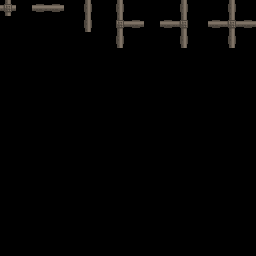

Tiled map render using the project's own tile images. Description and the whole map definition, tile-layer contents included, below:
An orthogonal 16x16 tile map with 16x16 px tiles, 3 tile layers (regions, input_Pipes, output_Pipes2).

<map version="1.0" orientation="orthogonal" renderorder="left-down" width="16" height="16" tilewidth="16" tileheight="16" nextobjectid="1">
 <properties>
  <property name="NoOverlappingRules" type="bool" value="true" />
 </properties>
 <tileset firstgid="1" name="Steampunk Corse Elements" tilewidth="16" tileheight="16" tilecount="64" columns="8">
  <image source="Steampunk Corse Elements.png" width="128" height="128" />
 </tileset>
 <layer name="regions" width="16" height="16">
  <data encoding="csv">
1,0,1,1,0,1,0,1,0,0,0,1,0,0,1,0,
0,0,0,0,0,1,0,1,1,0,1,1,0,1,1,1,
0,0,0,0,0,0,0,1,0,0,0,1,0,0,1,0,
0,0,0,0,0,0,0,0,0,0,0,0,0,0,0,0,
0,0,0,0,0,0,0,0,0,0,0,0,0,0,0,0,
0,0,0,0,0,0,0,0,0,0,0,0,0,0,0,0,
0,0,0,0,0,0,0,0,0,0,0,0,0,0,0,0,
0,0,0,0,0,0,0,0,0,0,0,0,0,0,0,0,
0,0,0,0,0,0,0,0,0,0,0,0,0,0,0,0,
0,0,0,0,0,0,0,0,0,0,0,0,0,0,0,0,
0,0,0,0,0,0,0,0,0,0,0,0,0,0,0,0,
0,0,0,0,0,0,0,0,0,0,0,0,0,0,0,0,
0,0,0,0,0,0,0,0,0,0,0,0,0,0,0,0,
0,0,0,0,0,0,0,0,0,0,0,0,0,0,0,0,
0,0,0,0,0,0,0,0,0,0,0,0,0,0,0,0,
0,0,0,0,0,0,0,0,0,0,0,0,0,0,0,0
</data>
 </layer>
 <layer name="input_Pipes" width="16" height="16">
  <data encoding="csv">
1,0,1,1,0,1,0,1,0,0,0,1,0,0,1,0,
0,0,0,0,0,1,0,1,1,0,1,1,0,1,1,1,
0,0,0,0,0,0,0,1,0,0,0,1,0,0,1,0,
0,0,0,0,0,0,0,0,0,0,0,0,0,0,0,0,
0,0,0,0,0,0,0,0,0,0,0,0,0,0,0,0,
0,0,0,0,0,0,0,0,0,0,0,0,0,0,0,0,
0,0,0,0,0,0,0,0,0,0,0,0,0,0,0,0,
0,0,0,0,0,0,0,0,0,0,0,0,0,0,0,0,
0,0,0,0,0,0,0,0,0,0,0,0,0,0,0,0,
0,0,0,0,0,0,0,0,0,0,0,0,0,0,0,0,
0,0,0,0,0,0,0,0,0,0,0,0,0,0,0,0,
0,0,0,0,0,0,0,0,0,0,0,0,0,0,0,0,
0,0,0,0,0,0,0,0,0,0,0,0,0,0,0,0,
0,0,0,0,0,0,0,0,0,0,0,0,0,0,0,0,
0,0,0,0,0,0,0,0,0,0,0,0,0,0,0,0,
0,0,0,0,0,0,0,0,0,0,0,0,0,0,0,0
</data>
 </layer>
 <layer name="output_Pipes2" width="16" height="16">
  <data encoding="csv">
49,0,34,34,0,33,0,33,0,0,0,33,0,0,33,0,
0,0,0,0,0,33,0,41,34,0,34,42,0,34,49,34,
0,0,0,0,0,0,0,33,0,0,0,33,0,0,33,0,
0,0,0,0,0,0,0,0,0,0,0,0,0,0,0,0,
0,0,0,0,0,0,0,0,0,0,0,0,0,0,0,0,
0,0,0,0,0,0,0,0,0,0,0,0,0,0,0,0,
0,0,0,0,0,0,0,0,0,0,0,0,0,0,0,0,
0,0,0,0,0,0,0,0,0,0,0,0,0,0,0,0,
0,0,0,0,0,0,0,0,0,0,0,0,0,0,0,0,
0,0,0,0,0,0,0,0,0,0,0,0,0,0,0,0,
0,0,0,0,0,0,0,0,0,0,0,0,0,0,0,0,
0,0,0,0,0,0,0,0,0,0,0,0,0,0,0,0,
0,0,0,0,0,0,0,0,0,0,0,0,0,0,0,0,
0,0,0,0,0,0,0,0,0,0,0,0,0,0,0,0,
0,0,0,0,0,0,0,0,0,0,0,0,0,0,0,0,
0,0,0,0,0,0,0,0,0,0,0,0,0,0,0,0
</data>
 </layer>
</map>
